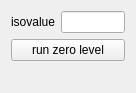
          <widget class="QWidget" name="zeroLevelPage">
           <property name="geometry">
            <rect>
             <x>0</x>
             <y>0</y>
             <width>136</width>
             <height>93</height>
            </rect>
           </property>
           <attribute name="label">
            <string>Zero Level</string>
           </attribute>
           <layout class="QVBoxLayout" name="verticalLayout_2">
            <item>
             <widget class="QWidget" name="widget_14" native="true">
              <layout class="QHBoxLayout" name="horizontalLayout_20">
               <property name="leftMargin">
                <number>0</number>
               </property>
               <property name="topMargin">
                <number>0</number>
               </property>
               <property name="rightMargin">
                <number>0</number>
               </property>
               <property name="bottomMargin">
                <number>0</number>
               </property>
               <item>
                <widget class="QLabel" name="zeroLevelLabel">
                 <property name="text">
                  <string>isovalue</string>
                 </property>
                </widget>
               </item>
               <item>
                <widget class="QLineEdit" name="zeroLevelLineEdit"/>
               </item>
              </layout>
             </widget>
            </item>
            <item>
             <widget class="QPushButton" name="zeroLevelButton">
              <property name="text">
               <string>run zero level</string>
              </property>
             </widget>
            </item>
            <item>
             <spacer name="verticalSpacer_13">
              <property name="orientation">
               <enum>Qt::Vertical</enum>
              </property>
              <property name="sizeHint" stdset="0">
               <size>
                <width>20</width>
                <height>40</height>
               </size>
              </property>
             </spacer>
            </item>
           </layout>
          </widget>
